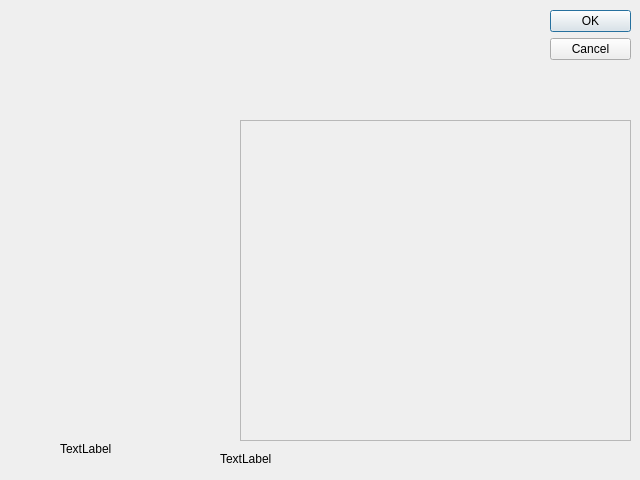
<?xml version="1.0" encoding="UTF-8"?>
<ui version="4.0">
 <class>Dialog</class>
 <widget class="QDialog" name="Dialog">
  <property name="geometry">
   <rect>
    <x>0</x>
    <y>0</y>
    <width>640</width>
    <height>480</height>
   </rect>
  </property>
  <property name="windowTitle">
   <string>Dialog</string>
  </property>
  <widget class="QDialogButtonBox" name="buttonBox">
   <property name="geometry">
    <rect>
     <x>550</x>
     <y>10</y>
     <width>81</width>
     <height>461</height>
    </rect>
   </property>
   <property name="orientation">
    <enum>Qt::Vertical</enum>
   </property>
   <property name="standardButtons">
    <set>QDialogButtonBox::Cancel|QDialogButtonBox::Ok</set>
   </property>
  </widget>
  <widget class="QLabel" name="lb_class">
   <property name="geometry">
    <rect>
     <x>60</x>
     <y>440</y>
     <width>171</width>
     <height>17</height>
    </rect>
   </property>
   <property name="text">
    <string>TextLabel</string>
   </property>
  </widget>
  <widget class="QFrame" name="frame">
   <property name="geometry">
    <rect>
     <x>240</x>
     <y>120</y>
     <width>391</width>
     <height>321</height>
    </rect>
   </property>
   <property name="frameShape">
    <enum>QFrame::StyledPanel</enum>
   </property>
   <property name="frameShadow">
    <enum>QFrame::Raised</enum>
   </property>
  </widget>
  <widget class="QLabel" name="lb_image">
   <property name="geometry">
    <rect>
     <x>220</x>
     <y>450</y>
     <width>67</width>
     <height>17</height>
    </rect>
   </property>
   <property name="text">
    <string>TextLabel</string>
   </property>
  </widget>
 </widget>
 <resources/>
 <connections>
  <connection>
   <sender>buttonBox</sender>
   <signal>accepted()</signal>
   <receiver>Dialog</receiver>
   <slot>accept()</slot>
   <hints>
    <hint type="sourcelabel">
     <x>248</x>
     <y>254</y>
    </hint>
    <hint type="destinationlabel">
     <x>157</x>
     <y>274</y>
    </hint>
   </hints>
  </connection>
  <connection>
   <sender>buttonBox</sender>
   <signal>rejected()</signal>
   <receiver>Dialog</receiver>
   <slot>reject()</slot>
   <hints>
    <hint type="sourcelabel">
     <x>316</x>
     <y>260</y>
    </hint>
    <hint type="destinationlabel">
     <x>286</x>
     <y>274</y>
    </hint>
   </hints>
  </connection>
 </connections>
</ui>
